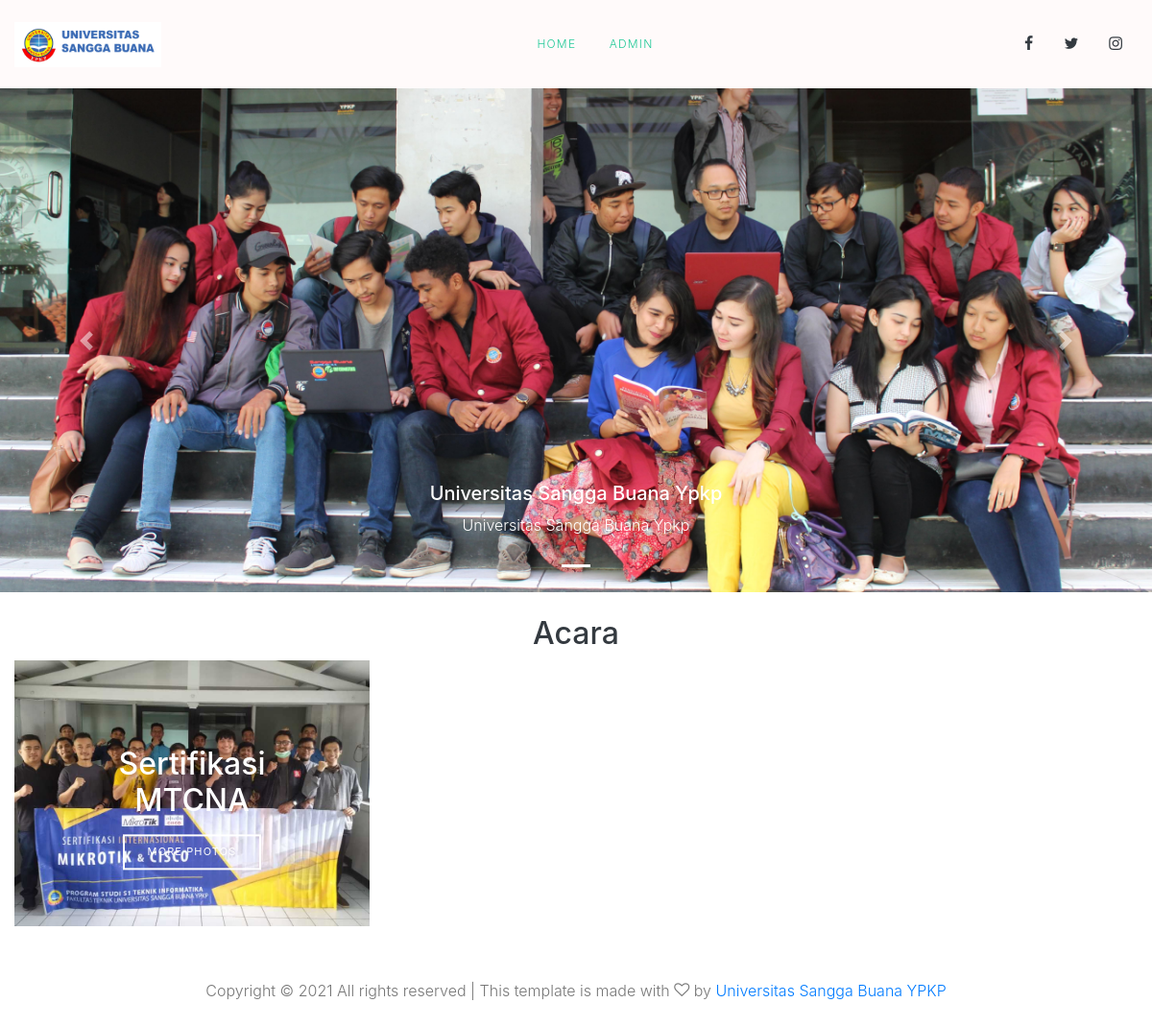
The page / on the database its author committed.
### tables this page shows
CREATE TABLE `tbl_slider` (
  `id` int(11) NOT NULL,
  `judul` varchar(255) NOT NULL,
  `deskripsi` varchar(255) NOT NULL,
  `file` varchar(255) NOT NULL
);

CREATE TABLE `dokumen` (
  `id_dokumen` int(11) NOT NULL,
  `id_kategori` int(11) DEFAULT NULL,
  `nama_file` varchar(255) DEFAULT NULL,
  `judul` varchar(255) DEFAULT NULL,
  `tema` varchar(50) NOT NULL,
  `ketua` varchar(255) NOT NULL,
  `tanggal` date NOT NULL,
  `deskripsi` text
);

### application/controllers/Home.php (called while the page is built, shortened)
<?php
class Home extends CI_Controller
{
    public function __construct()
    {
        $this->load->model('M_dokumen', 'doku');
    }
    public function index()
    {
        $data['dokumen'] = $this->db->get('dokumen');
        $data['file'] = $this->db->get('tbl_slider')->result_array();
        $this->load->view('_partials/v_header');
        $this->load->view('v_home', $data);
        $this->load->view('_partials/v_footer');
    }
}

### index.php (called while the page is built, shortened)
<?php
require_once BASEPATH.'core/CodeIgniter.php';

### application/views/v_home.php (the view, shortened to what this page needs)
<div id="carousel-berita" class="carousel slide mb-4" data-ride="carousel">
  <ol class="carousel-indicators">
    <?php
    foreach ($file as $data => $value) {
      $active = ($data == 0) ? 'active' : '';
      echo '<li data-target="#carousel-berita" data-slide-to="' . $data . '"class="' . $active . '"></li>';
    } ?>
  </ol>
  <div class="carousel-inner">
    <?php
    foreach ($file as $fl => $value) {
      $active = ($fl == 0) ? 'active' : '';
      echo '<div class="carousel-item ' . $active . '">
      <img class="img-fluid" src="' . base_url() . $value['file'] . '">
      <div class="carousel-caption d-none d-md-block">
      <h5>' . $value['judul'] . '</h5>
      <p>' . $value['deskripsi'] . '<p>
      </div>
      </div>';
    } ?>
  </div>
  <a class="carousel-control-prev" href="#carousel-berita" role="button" data-slide="prev">
    <span class="carousel-control-prev-icon" aria-hidden="true"></span>
  </a>
  <a class="carousel-control-next" href="#carousel-berita" role="button" data-slide="next">
    <span class="carousel-control-next-icon" aria-hidden="true"></span>
  </a>
</div>
<section class="acara" id="acara">
  <div class="container-fluid" data-aos="fade" data-aos-delay="500">
    <div class="row">
      <div class="col-lg-12 text-center text-dark">
        <h2>Acara</h2>
      </div>
      <?php
      foreach ($dokumen->result_array() as $doku) : ?>
        <div class="col-lg-4">
          <div class="image-wrap-2">
            <div class="image-info">
              <h2 class="mb-3"><?php echo substr($doku['judul'], 0, 20); ?></h2>
              <a href="<?php echo base_url('home/detail/') ?><?php echo $doku['id_dokumen']; ?>" class="btn btn-outline-white py-2 px-4">More Photos</a>
            </div>
            <img src="<?php echo $doku['nama_file']; ?>" alt="Image" class="img-fluid">
          </div>
        </div>
      <?php endforeach; ?>
    </div>
  </div>
</section>

### application/views/_partials/v_header.php (shortened to what this page needs)
<!DOCTYPE html>
<html lang="en">
<head>
  <link rel="stylesheet" href="<?php echo base_url() . 'assets/fonts/icomoon/style.css' ?>">
  <link rel="stylesheet" href="<?php echo base_url() . 'assets/css/bootstrap.min.css' ?>">
  <link rel="stylesheet" href="<?php echo base_url() . 'assets/css/jquery-ui.css' ?>">
  <link rel="stylesheet" href="<?php echo base_url() . 'assets/css/owl.carousel.min.css' ?>">
  <link rel="stylesheet" href="<?php echo base_url() . 'assets/css/owl.theme.default.min.css' ?>">
  <link rel="stylesheet" href="<?php echo base_url() . 'assets/css/lightgallery.min.css' ?>">
  <link rel="stylesheet" href="<?php echo base_url() . 'assets/fonts/flaticon/font/flaticon.css' ?>">
  <link rel="stylesheet" href="<?php echo base_url() . 'assets/css/swiper.css' ?>">
  <link rel="stylesheet" href="<?php echo base_url() . 'assets/css/aos.css' ?>">
  <link rel="stylesheet" href="<?php echo base_url() . 'assets/css/style.css' ?>">
</head>
<body>
  <div class="site-wrap">
    <header class="site-navbar py-3" style="background: snow;" role="banner">
      <div class="container-fluid">
        <div class="row align-items-center">
          <div class="col-6 col-xl-2" data-aos="fade-down">
            <img src="<?php echo base_url() . 'assets/images/logo.png' ?>" width="90%" alt="">
          </div>
          <div class="col-10 col-md-8 d-none d-xl-block" data-aos="fade-down">
            <nav class="site-navigation position-relative text-right text-lg-center" role="navigation">
              <ul class="site-menu js-clone-nav mx-auto d-none d-lg-block">
                <li class="<?= $this->uri->segment(1) == '' ? 'active' : ''; ?>"><a href="<?php echo base_url() ?>">Home</a></li>
                <li class="<?= $this->uri->segment(1) == '' ? 'active' : ''; ?>"><a href="<?php echo base_url() ?>admin">Admin</a></li>
              </ul>
            </nav>
          </div>
          <div class="col-6 col-xl-2 text-right" data-aos="fade-down">
            <div class="d-none d-xl-inline-block">
              <ul class="site-menu js-clone-nav ml-auto list-unstyled d-flex text-right mb-0" data-class="social">
                <li>
                  <a href="#" class="pl-0 pr-3"><span class="icon-facebook text-dark"></span></a>
                </li>
                <li>
                  <a href="#" class="pl-3 pr-3"><span class="icon-twitter text-dark"></span></a>
                </li>
                <li>
                  <a href="#" class="pl-3 pr-3"><span class="icon-instagram text-dark"></span></a>
                </li>
              </ul>
            </div>
          </div>
        </div>
      </div>
    </header>

### application/views/_partials/v_footer.php (shortened to what this page needs)
<div class="footer py-4">
  <div class="container-fluid text-center">
    <p>
      Copyright &copy;<script data-cfasync="false" src="/cdn-cgi/scripts/5c5dd728/cloudflare-static/email-decode.min.js"></script>
       All rights reserved | This template is made with <i class="icon-heart-o" aria-hidden="true"></i> by <a href="https://colorlib.com" target="_blank">Universitas Sangga Buana YPKP</a>
    </p>
  </div>
</div>
</div>
</body>
</html>

### assets/css/style.css (style rules this page uses)
body { line-height: 1.7; color: #777; font-weight: 300; font-size: 1rem; }
a { -webkit-transition: .3s all ease; -o-transition: .3s all ease; transition: .3s all ease; }
.site-wrap:before { -webkit-transition: .3s all ease-in-out; -o-transition: .3s all ease-in-out; transition: .3s all ease-in-out; background: rgba(0, 0, 0, 0.6); content: ""; position: absolute; z-index: 2000; top: 0; left: 0; right: 0; bottom: 0; opacity: 0; visibility: hidden; }
.btn { border-radius: 0; }
.site-navbar { margin-bottom: 0px; z-index: 9; position: relative; }
.site-navbar .site-navigation .site-menu { margin-bottom: 0; }
.site-navbar .site-navigation .site-menu .active>a { color: #20c997; }
.site-navbar .site-navigation .site-menu a { text-decoration: none !important; font-size: 15px; display: inline-block; }
.site-navbar .site-navigation .site-menu>li { display: inline-block; padding: 10px 5px; }
.site-navbar .site-navigation .site-menu>li>a { padding: 10px 10px; text-transform: uppercase; letter-spacing: .1em; color: rgba(52, 58, 64, 0.5); font-size: 12px; text-decoration: none !important; }
.site-menu[data-class="social"] a { color: rgba(255, 255, 255, 0.5); }
.site-mobile-menu .site-nav-wrap { padding: 0; margin: 0; list-style: none; position: relative; }
.site-mobile-menu .site-nav-wrap a { padding: 10px 20px; display: block; position: relative; color: #212529; }
.site-mobile-menu .site-nav-wrap li { position: relative; display: block; }
.site-mobile-menu .site-nav-wrap li.active>a { color: #20c997; }
.site-mobile-menu .site-nav-wrap>li { display: block; position: relative; float: left; width: 100%; }
.site-mobile-menu .site-nav-wrap>li>a { padding-left: 20px; font-size: 20px; }
.site-mobile-menu .site-nav-wrap[data-class="social"] { float: left; width: 100%; margin-top: 30px; padding-bottom: 5em; }
.site-mobile-menu .site-nav-wrap[data-class="social"]>li { width: auto; }
.site-mobile-menu .site-nav-wrap[data-class="social"]>li:first-child a { padding-left: 15px !important; }
.btn-outline-white { border-color: #fff; color: #fff; border-width: 2px; text-transform: uppercase; font-size: 11px; letter-spacing: .1em; }
.image-wrap-2 { display: block; overflow: hidden; top: 0; left: 0; margin-bottom: 30px; }
.image-wrap-2:before { position: absolute; content: ""; left: 0; right: 0; bottom: 0; top: 0; z-index: 1; background: rgba(0, 0, 0, 0); -webkit-transition: .3s all ease; -o-transition: .3s all ease; transition: .3s all ease; }
.image-wrap-2 img { -webkit-transition: all .1s ease-in-out; }
.image-wrap-2 .image-info { text-align: center; position: absolute; top: 50%; left: 50%; z-index: 2; -webkit-transform: translate(-50%, -50%); -ms-transform: translate(-50%, -50%); transform: translate(-50%, -50%); }
.image-wrap-2 .image-info h2 { color: #fff; }
img { -webkit-transition: all .1s ease-in-out; }

### rows shown on the page
tbl_slider: file (picture), judul "Universitas Sangga Buana Ypkp", deskripsi "Universitas Sangga Buana Ypkp"
dokumen: judul "Sertifikasi MTCNA", nama_file (picture)
